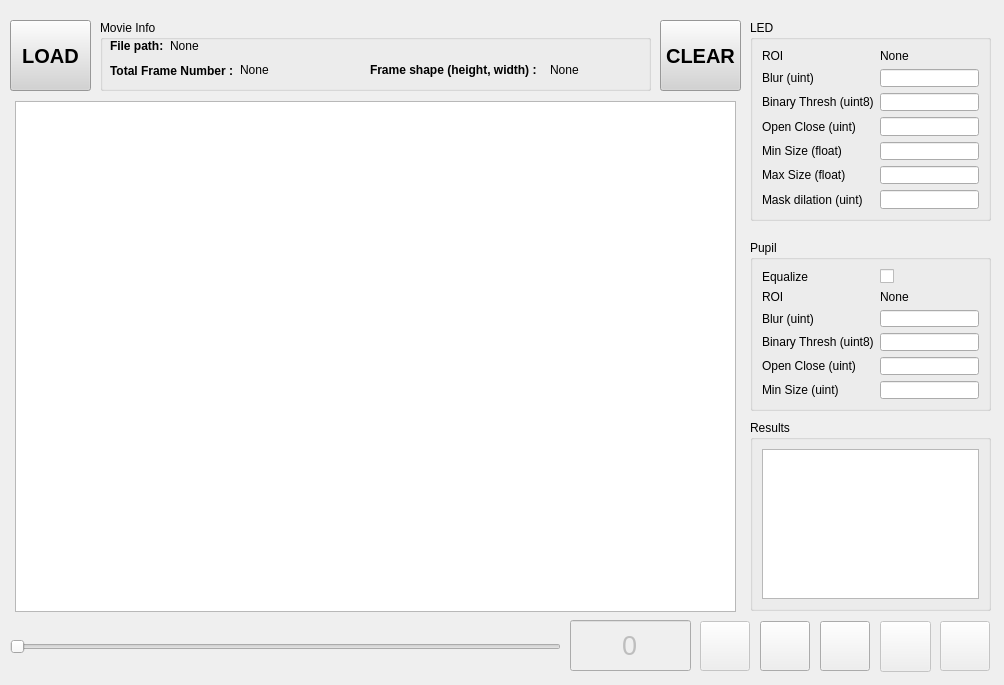
<?xml version="1.0" encoding="UTF-8"?>
<ui version="4.0">
 <class>MainWindow</class>
 <widget class="QMainWindow" name="MainWindow">
  <property name="geometry">
   <rect>
    <x>0</x>
    <y>0</y>
    <width>1004</width>
    <height>685</height>
   </rect>
  </property>
  <property name="windowTitle">
   <string>Eyetracker</string>
  </property>
  <property name="windowIcon">
   <iconset>
    <normaloff>res/eye.png</normaloff>res/eye.png</iconset>
  </property>
  <widget class="QWidget" name="centralwidget">
   <widget class="QGroupBox" name="groupBox_pupil">
    <property name="geometry">
     <rect>
      <x>750</x>
      <y>240</y>
      <width>241</width>
      <height>171</height>
     </rect>
    </property>
    <property name="title">
     <string>Pupil</string>
    </property>
    <layout class="QGridLayout" name="gridLayout_5">
     <item row="4" column="0">
      <widget class="QLabel" name="label_pupilBinary">
       <property name="text">
        <string>Binary Thresh (uint8)</string>
       </property>
      </widget>
     </item>
     <item row="6" column="0">
      <widget class="QLabel" name="label_pupilMinSize">
       <property name="text">
        <string>Min Size (uint)</string>
       </property>
      </widget>
     </item>
     <item row="1" column="0">
      <widget class="QLabel" name="label_pupilROI">
       <property name="text">
        <string>ROI</string>
       </property>
      </widget>
     </item>
     <item row="4" column="1">
      <widget class="QLineEdit" name="lineEdit_pupilBinary">
       <property name="alignment">
        <set>Qt::AlignCenter</set>
       </property>
      </widget>
     </item>
     <item row="5" column="1">
      <widget class="QLineEdit" name="lineEdit_pupilOpenClose">
       <property name="alignment">
        <set>Qt::AlignCenter</set>
       </property>
      </widget>
     </item>
     <item row="3" column="0">
      <widget class="QLabel" name="label_pupilBlur">
       <property name="text">
        <string>Blur (uint)</string>
       </property>
      </widget>
     </item>
     <item row="5" column="0">
      <widget class="QLabel" name="label_pupilOpenClose">
       <property name="text">
        <string>Open Close (uint)</string>
       </property>
      </widget>
     </item>
     <item row="3" column="1">
      <widget class="QLineEdit" name="lineEdit_pupilBlur">
       <property name="alignment">
        <set>Qt::AlignCenter</set>
       </property>
      </widget>
     </item>
     <item row="0" column="0">
      <widget class="QLabel" name="label_pupilEqualize">
       <property name="text">
        <string>Equalize</string>
       </property>
      </widget>
     </item>
     <item row="0" column="1">
      <widget class="QCheckBox" name="checkBox_pupilEqualize">
       <property name="text">
        <string/>
       </property>
       <property name="checked">
        <bool>false</bool>
       </property>
      </widget>
     </item>
     <item row="6" column="1">
      <widget class="QLineEdit" name="lineEdit_pupilMinSize">
       <property name="alignment">
        <set>Qt::AlignCenter</set>
       </property>
      </widget>
     </item>
     <item row="1" column="1">
      <widget class="QLabel" name="label_pupilROIValue">
       <property name="text">
        <string>None</string>
       </property>
      </widget>
     </item>
    </layout>
   </widget>
   <widget class="QGroupBox" name="groupBox_led">
    <property name="geometry">
     <rect>
      <x>750</x>
      <y>20</y>
      <width>241</width>
      <height>201</height>
     </rect>
    </property>
    <property name="title">
     <string>LED</string>
    </property>
    <layout class="QGridLayout" name="gridLayout_4">
     <item row="1" column="0">
      <widget class="QLabel" name="label_ledBlur">
       <property name="text">
        <string>Blur (uint)</string>
       </property>
      </widget>
     </item>
     <item row="3" column="0">
      <widget class="QLabel" name="label_ledOpenClose">
       <property name="text">
        <string>Open Close (uint)</string>
       </property>
      </widget>
     </item>
     <item row="6" column="0">
      <widget class="QLabel" name="label">
       <property name="text">
        <string>Mask dilation (uint)</string>
       </property>
      </widget>
     </item>
     <item row="2" column="0">
      <widget class="QLabel" name="label_ledBinary">
       <property name="text">
        <string>Binary Thresh (uint8)</string>
       </property>
      </widget>
     </item>
     <item row="4" column="0">
      <widget class="QLabel" name="label_led_min">
       <property name="text">
        <string>Min Size (float)</string>
       </property>
      </widget>
     </item>
     <item row="0" column="0">
      <widget class="QLabel" name="label_ledROI">
       <property name="text">
        <string>ROI</string>
       </property>
      </widget>
     </item>
     <item row="5" column="0">
      <widget class="QLabel" name="label_ledMaxSize">
       <property name="text">
        <string>Max Size (float)</string>
       </property>
      </widget>
     </item>
     <item row="1" column="1">
      <widget class="QLineEdit" name="lineEdit_ledBlur">
       <property name="alignment">
        <set>Qt::AlignCenter</set>
       </property>
      </widget>
     </item>
     <item row="2" column="1">
      <widget class="QLineEdit" name="lineEdit_ledBinary">
       <property name="alignment">
        <set>Qt::AlignCenter</set>
       </property>
      </widget>
     </item>
     <item row="3" column="1">
      <widget class="QLineEdit" name="lineEdit_ledOpenClose">
       <property name="alignment">
        <set>Qt::AlignCenter</set>
       </property>
      </widget>
     </item>
     <item row="4" column="1">
      <widget class="QLineEdit" name="lineEdit_ledMinSize">
       <property name="alignment">
        <set>Qt::AlignCenter</set>
       </property>
      </widget>
     </item>
     <item row="5" column="1">
      <widget class="QLineEdit" name="lineEdit_ledMaxSize">
       <property name="alignment">
        <set>Qt::AlignCenter</set>
       </property>
      </widget>
     </item>
     <item row="6" column="1">
      <widget class="QLineEdit" name="lineEdit_ledMaskDilation">
       <property name="alignment">
        <set>Qt::AlignCenter</set>
       </property>
      </widget>
     </item>
     <item row="0" column="1">
      <widget class="QLabel" name="label_ledROIValue">
       <property name="text">
        <string>None</string>
       </property>
      </widget>
     </item>
    </layout>
   </widget>
   <widget class="QGroupBox" name="groupBox_3">
    <property name="geometry">
     <rect>
      <x>750</x>
      <y>420</y>
      <width>241</width>
      <height>191</height>
     </rect>
    </property>
    <property name="title">
     <string>Results</string>
    </property>
    <layout class="QGridLayout" name="gridLayout_10">
     <item row="1" column="0">
      <widget class="QTextBrowser" name="textBrowser_results"/>
     </item>
    </layout>
   </widget>
   <widget class="QSlider" name="horizontalSlider_currentFrame">
    <property name="enabled">
     <bool>false</bool>
    </property>
    <property name="geometry">
     <rect>
      <x>10</x>
      <y>631</y>
      <width>551</width>
      <height>31</height>
     </rect>
    </property>
    <property name="sizePolicy">
     <sizepolicy hsizetype="Ignored" vsizetype="Expanding">
      <horstretch>0</horstretch>
      <verstretch>0</verstretch>
     </sizepolicy>
    </property>
    <property name="orientation">
     <enum>Qt::Horizontal</enum>
    </property>
   </widget>
   <widget class="QPushButton" name="pushButton_pauseplay">
    <property name="enabled">
     <bool>false</bool>
    </property>
    <property name="geometry">
     <rect>
      <x>700</x>
      <y>621</y>
      <width>50</width>
      <height>50</height>
     </rect>
    </property>
    <property name="minimumSize">
     <size>
      <width>50</width>
      <height>50</height>
     </size>
    </property>
    <property name="maximumSize">
     <size>
      <width>50</width>
      <height>50</height>
     </size>
    </property>
    <property name="text">
     <string/>
    </property>
    <property name="icon">
     <iconset>
      <normaloff>res/play.png</normaloff>res/play.png</iconset>
    </property>
    <property name="iconSize">
     <size>
      <width>32</width>
      <height>32</height>
     </size>
    </property>
   </widget>
   <widget class="QPushButton" name="pushButton_saveConfig">
    <property name="geometry">
     <rect>
      <x>820</x>
      <y>621</y>
      <width>50</width>
      <height>50</height>
     </rect>
    </property>
    <property name="minimumSize">
     <size>
      <width>50</width>
      <height>50</height>
     </size>
    </property>
    <property name="maximumSize">
     <size>
      <width>50</width>
      <height>50</height>
     </size>
    </property>
    <property name="text">
     <string/>
    </property>
    <property name="icon">
     <iconset>
      <normaloff>res/save_config.png</normaloff>res/save_config.png</iconset>
    </property>
    <property name="iconSize">
     <size>
      <width>32</width>
      <height>32</height>
     </size>
    </property>
   </widget>
   <widget class="QPushButton" name="pushButton_loadConfig">
    <property name="geometry">
     <rect>
      <x>760</x>
      <y>621</y>
      <width>50</width>
      <height>50</height>
     </rect>
    </property>
    <property name="minimumSize">
     <size>
      <width>50</width>
      <height>50</height>
     </size>
    </property>
    <property name="maximumSize">
     <size>
      <width>50</width>
      <height>50</height>
     </size>
    </property>
    <property name="text">
     <string/>
    </property>
    <property name="icon">
     <iconset>
      <normaloff>res/load_config.png</normaloff>res/load_config.png</iconset>
    </property>
    <property name="iconSize">
     <size>
      <width>32</width>
      <height>32</height>
     </size>
    </property>
   </widget>
   <widget class="QPushButton" name="pushButton_process">
    <property name="enabled">
     <bool>false</bool>
    </property>
    <property name="geometry">
     <rect>
      <x>940</x>
      <y>621</y>
      <width>50</width>
      <height>50</height>
     </rect>
    </property>
    <property name="minimumSize">
     <size>
      <width>50</width>
      <height>50</height>
     </size>
    </property>
    <property name="maximumSize">
     <size>
      <width>50</width>
      <height>50</height>
     </size>
    </property>
    <property name="text">
     <string/>
    </property>
    <property name="icon">
     <iconset>
      <normaloff>res/process.png</normaloff>res/process.png</iconset>
    </property>
    <property name="iconSize">
     <size>
      <width>32</width>
      <height>32</height>
     </size>
    </property>
   </widget>
   <widget class="QPushButton" name="pushButton_showResult">
    <property name="enabled">
     <bool>false</bool>
    </property>
    <property name="geometry">
     <rect>
      <x>880</x>
      <y>621</y>
      <width>51</width>
      <height>51</height>
     </rect>
    </property>
    <property name="text">
     <string/>
    </property>
    <property name="icon">
     <iconset>
      <normaloff>res/zoom.png</normaloff>res/zoom.png</iconset>
    </property>
    <property name="iconSize">
     <size>
      <width>32</width>
      <height>32</height>
     </size>
    </property>
   </widget>
   <widget class="QGroupBox" name="groupBox_movieInfo">
    <property name="geometry">
     <rect>
      <x>100</x>
      <y>20</y>
      <width>551</width>
      <height>71</height>
     </rect>
    </property>
    <property name="title">
     <string>Movie Info</string>
    </property>
    <widget class="QLabel" name="label_moviePath">
     <property name="geometry">
      <rect>
       <x>10</x>
       <y>10</y>
       <width>71</width>
       <height>31</height>
      </rect>
     </property>
     <property name="font">
      <font>
       <weight>75</weight>
       <bold>true</bold>
      </font>
     </property>
     <property name="text">
      <string>File path:</string>
     </property>
    </widget>
    <widget class="QLabel" name="label_movieFrameNumber">
     <property name="geometry">
      <rect>
       <x>10</x>
       <y>40</y>
       <width>131</width>
       <height>21</height>
      </rect>
     </property>
     <property name="font">
      <font>
       <weight>75</weight>
       <bold>true</bold>
      </font>
     </property>
     <property name="text">
      <string>Total Frame Number :</string>
     </property>
    </widget>
    <widget class="QLabel" name="label_moviePathValue">
     <property name="geometry">
      <rect>
       <x>70</x>
       <y>10</y>
       <width>471</width>
       <height>31</height>
      </rect>
     </property>
     <property name="text">
      <string>None</string>
     </property>
     <property name="wordWrap">
      <bool>true</bool>
     </property>
    </widget>
    <widget class="QLabel" name="label_movieFrameNumberValue">
     <property name="geometry">
      <rect>
       <x>140</x>
       <y>40</y>
       <width>111</width>
       <height>20</height>
      </rect>
     </property>
     <property name="text">
      <string>None</string>
     </property>
    </widget>
    <widget class="QLabel" name="label_movieFrameShape">
     <property name="geometry">
      <rect>
       <x>270</x>
       <y>40</y>
       <width>171</width>
       <height>20</height>
      </rect>
     </property>
     <property name="font">
      <font>
       <weight>75</weight>
       <bold>true</bold>
      </font>
     </property>
     <property name="text">
      <string>Frame shape (height, width) : </string>
     </property>
    </widget>
    <widget class="QLabel" name="label_movieFrameShapeValue">
     <property name="geometry">
      <rect>
       <x>450</x>
       <y>40</y>
       <width>91</width>
       <height>20</height>
      </rect>
     </property>
     <property name="text">
      <string>None</string>
     </property>
    </widget>
   </widget>
   <widget class="QLineEdit" name="lineEdit_currframeNum">
    <property name="enabled">
     <bool>false</bool>
    </property>
    <property name="geometry">
     <rect>
      <x>570</x>
      <y>620</y>
      <width>121</width>
      <height>51</height>
     </rect>
    </property>
    <property name="font">
     <font>
      <pointsize>20</pointsize>
     </font>
    </property>
    <property name="text">
     <string>0</string>
    </property>
    <property name="alignment">
     <set>Qt::AlignCenter</set>
    </property>
   </widget>
   <widget class="QPushButton" name="pushButton_loadMovie">
    <property name="enabled">
     <bool>true</bool>
    </property>
    <property name="geometry">
     <rect>
      <x>10</x>
      <y>20</y>
      <width>81</width>
      <height>71</height>
     </rect>
    </property>
    <property name="font">
     <font>
      <pointsize>15</pointsize>
      <weight>75</weight>
      <bold>true</bold>
     </font>
    </property>
    <property name="autoFillBackground">
     <bool>false</bool>
    </property>
    <property name="styleSheet">
     <string notr="true">background-color: lightgray</string>
    </property>
    <property name="text">
     <string>LOAD</string>
    </property>
   </widget>
   <widget class="QPushButton" name="pushButton_clear">
    <property name="enabled">
     <bool>true</bool>
    </property>
    <property name="geometry">
     <rect>
      <x>660</x>
      <y>20</y>
      <width>81</width>
      <height>71</height>
     </rect>
    </property>
    <property name="font">
     <font>
      <pointsize>15</pointsize>
      <weight>75</weight>
      <bold>true</bold>
     </font>
    </property>
    <property name="autoFillBackground">
     <bool>false</bool>
    </property>
    <property name="styleSheet">
     <string notr="true">background-color: lightgray</string>
    </property>
    <property name="text">
     <string>CLEAR</string>
    </property>
   </widget>
   <widget class="GraphicsLayoutWidget" name="graphicsView_movieView">
    <property name="geometry">
     <rect>
      <x>15</x>
      <y>101</y>
      <width>721</width>
      <height>511</height>
     </rect>
    </property>
   </widget>
  </widget>
  <widget class="QMenuBar" name="menubar">
   <property name="geometry">
    <rect>
     <x>0</x>
     <y>0</y>
     <width>1004</width>
     <height>21</height>
    </rect>
   </property>
  </widget>
  <action name="actionQuit">
   <property name="icon">
    <iconset>
     <normaloff>res/remove.png</normaloff>res/remove.png</iconset>
   </property>
   <property name="text">
    <string>Quit</string>
   </property>
  </action>
  <action name="action_load_movie">
   <property name="text">
    <string>movie</string>
   </property>
  </action>
  <action name="action_load_hdf5">
   <property name="text">
    <string>hdf5</string>
   </property>
  </action>
  <action name="actionAvi">
   <property name="text">
    <string>avi</string>
   </property>
  </action>
  <action name="actionTiff_stack">
   <property name="text">
    <string>hdf5</string>
   </property>
  </action>
  <action name="actionPlots">
   <property name="text">
    <string>Plots</string>
   </property>
  </action>
  <action name="actionSettings">
   <property name="text">
    <string>Settings</string>
   </property>
  </action>
  <action name="action_save_avi">
   <property name="text">
    <string>avi</string>
   </property>
  </action>
  <action name="action_save_hdf5">
   <property name="text">
    <string>hdf5</string>
   </property>
  </action>
  <action name="action_save_tiff">
   <property name="text">
    <string>tiff stack</string>
   </property>
  </action>
  <action name="action_load_tiff">
   <property name="text">
    <string>tiff stack</string>
   </property>
  </action>
  <action name="actionAbout">
   <property name="text">
    <string>About</string>
   </property>
  </action>
  <action name="actionModel">
   <property name="text">
    <string>Model</string>
   </property>
  </action>
  <action name="action_custom_algorithm">
   <property name="text">
    <string>custom algorithm</string>
   </property>
  </action>
  <action name="actionVideo">
   <property name="text">
    <string>Video</string>
   </property>
  </action>
  <action name="actionLoad">
   <property name="icon">
    <iconset>
     <normaloff>res/load.png</normaloff>res/load.png</iconset>
   </property>
   <property name="text">
    <string>Load</string>
   </property>
  </action>
 </widget>
 <customwidgets>
  <customwidget>
   <class>GraphicsLayoutWidget</class>
   <extends>QGraphicsView</extends>
   <header>pyqtgraph</header>
  </customwidget>
 </customwidgets>
 <resources/>
 <connections/>
</ui>
